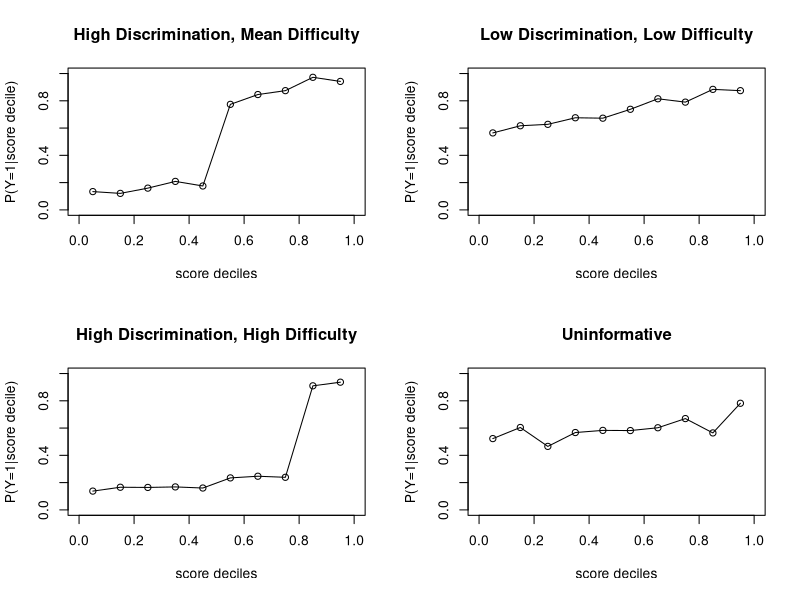
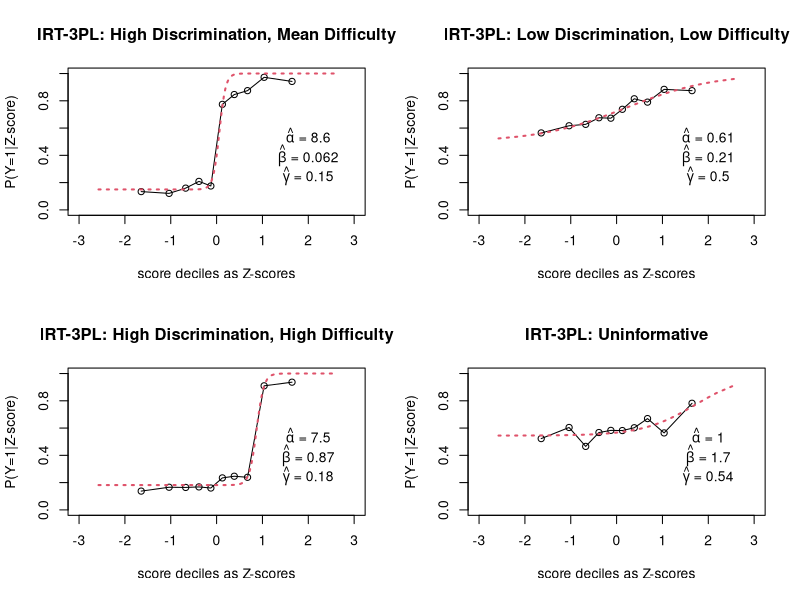
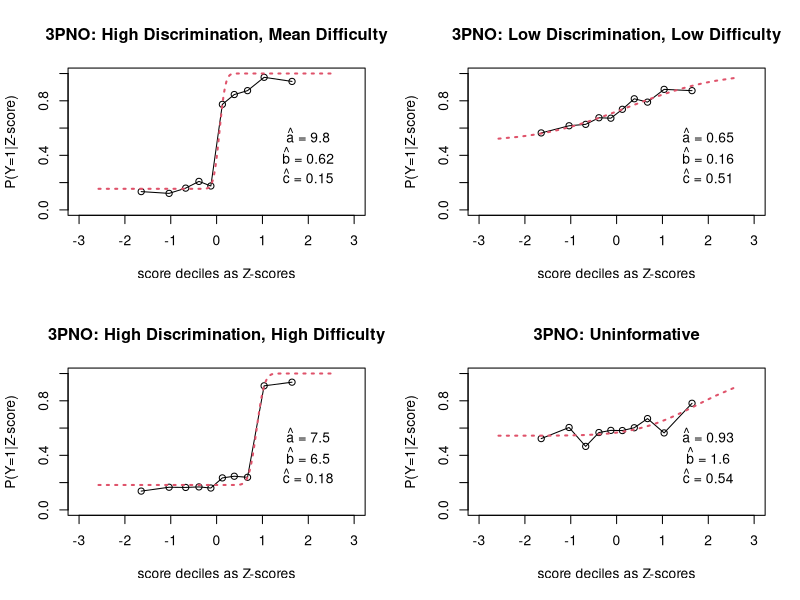

Source code (R) for these figures, in order:

par(mfrow=c(2,2))

pnts1<-list(y=c(0.04+0.025*1:5+rnorm(5,0.05,0.025),0.7+0.04*1:5+rnorm(5,0.05,0.03)),
           x=c(0.05+0.1*0:9))
pnts1$theta=qnorm(pnts1$x)

plot(pnts1$x,pnts1$y,xlim=c(0,1),ylim=c(0,1),xlab="score deciles",ylab="P(Y=1|score decile)",main="High Discrimination, Mean Difficulty")
lines(pnts1$x,pnts1$y)


pnts2<-list(y=c(0.45+0.04*1:10+rnorm(10,0.05,0.02)),
            x=c(0.05+0.1*0:9))
pnts2$theta=qnorm(pnts2$x)

plot(pnts2$x,pnts2$y,xlim=c(0,1),ylim=c(0,1),xlab="score deciles",ylab="P(Y=1|score decile)",main="Low Discrimination, Low Difficulty")
lines(pnts2$x,pnts2$y)


pnts3<-list(y=c(0.05+0.02*1:8+rnorm(8,0.05,0.025),0.8+0.04*1:2+rnorm(2,0.05,0.03)),
            x=c(0.05+0.1*0:9))
pnts3$theta=qnorm(pnts3$x)

plot(pnts3$x,pnts3$y,xlim=c(0,1),ylim=c(0,1),xlab="score deciles",ylab="P(Y=1|score decile)",main="High Discrimination, High Difficulty")
lines(pnts3$x,pnts3$y)

pnts4<-list(y=c(0.45+0.02*1:10+rnorm(10,0.02,0.06)),
            x=c(0.05+0.1*0:9))
pnts4$theta=qnorm(pnts4$x)

plot(pnts4$x,pnts4$y,xlim=c(0,1),ylim=c(0,1),xlab="score deciles",ylab="P(Y=1|score decile)",main="Uninformative")
lines(pnts4$x,pnts4$y)


irt3fit<-function(thet,gam=0.1,alph=1,bet=0) {
  gam+(1-gam)*1/(1+exp(-1.7*alph*(thet-bet))) 
}
ogive3fit<-function(thet,gam=0.1,alph=1,bet=0) {
  gam+(1-gam)*pnorm(alph*thet-bet)
}

theta<-qnorm(0.005+0:99*0.01)

fit1<-nls(formula=y~irt3fit(thet,gam,alph,bet),data=data.frame(y=pnts1$y,thet=pnts1$theta),start = list(gam=0.1,alph=1,bet=0))

plot(pnts1$theta,pnts1$y,xlim=c(-3,3),ylim=c(0,1),xlab="score deciles as Z-scores",ylab="P(Y=1|Z-score)",main="IRT-3PL: High Discrimination, Mean Difficulty")
lines(pnts1$theta,pnts1$y)
lines(theta,predict(fit1,newdata = data.frame(thet=theta)),lwd=2,col=2,lty=3)
eval(parse(text=paste0('text(2,0.55,expression(paste(hat(alpha)," = ",',format(fit1$m$getPars()[2],digits=2),')))')))
eval(parse(text=paste0('text(2,0.4,expression(paste(hat(beta)," = ",',format(fit1$m$getPars()[3],digits=2),')))')))
eval(parse(text=paste0('text(2,0.25,expression(paste(hat(gamma)," = ",',format(fit1$m$getPars()[1],digits=2),')))')))

fit2<-nls(formula=y~irt3fit(thet,gam,alph,bet),data=data.frame(y=pnts2$y,thet=pnts2$theta),start = list(gam=0.1,alph=1,bet=0))

plot(pnts2$theta,pnts2$y,xlim=c(-3,3),ylim=c(0,1),xlab="score deciles as Z-scores",ylab="P(Y=1|Z-score)",main="IRT-3PL: Low Discrimination, Low Difficulty")
lines(pnts2$theta,pnts2$y)
lines(theta,predict(fit2,newdata = data.frame(thet=theta)),lwd=2,col=2,lty=3)
eval(parse(text=paste0('text(2,0.55,expression(paste(hat(alpha)," = ",',format(fit2$m$getPars()[2],digits=2),')))')))
eval(parse(text=paste0('text(2,0.4,expression(paste(hat(beta)," = ",',format(fit2$m$getPars()[3],digits=2),')))')))
eval(parse(text=paste0('text(2,0.25,expression(paste(hat(gamma)," = ",',format(fit2$m$getPars()[1],digits=2),')))')))

fit3<-nls(formula=y~irt3fit(thet,gam,alph,bet),data=data.frame(y=pnts3$y,thet=pnts3$theta),start = list(gam=0.1,alph=1,bet=0))

plot(pnts3$theta,pnts3$y,xlim=c(-3,3),ylim=c(0,1),xlab="score deciles as Z-scores",ylab="P(Y=1|Z-score)",main="IRT-3PL: High Discrimination, High Difficulty")
lines(pnts3$theta,pnts3$y)
lines(theta,predict(fit3,newdata = data.frame(thet=theta)),lwd=2,col=2,lty=3)
eval(parse(text=paste0('text(2,0.55,expression(paste(hat(alpha)," = ",',format(fit3$m$getPars()[2],digits=2),')))')))
eval(parse(text=paste0('text(2,0.4,expression(paste(hat(beta)," = ",',format(fit3$m$getPars()[3],digits=2),')))')))
eval(parse(text=paste0('text(2,0.25,expression(paste(hat(gamma)," = ",',format(fit3$m$getPars()[1],digits=2),')))')))

fit4<-nls(formula=y~irt3fit(thet,gam,alph,bet),data=data.frame(y=pnts4$y,thet=pnts4$theta),start = list(gam=0.1,alph=1,bet=0))

plot(pnts4$theta,pnts4$y,xlim=c(-3,3),ylim=c(0,1),xlab="score deciles as Z-scores",ylab="P(Y=1|Z-score)",main="IRT-3PL: Uninformative")
lines(pnts4$theta,pnts4$y)
lines(theta,predict(fit4,newdata = data.frame(thet=theta)),lwd=2,col=2,lty=3)
eval(parse(text=paste0('text(2,0.55,expression(paste(hat(alpha)," = ",',format(fit4$m$getPars()[2],digits=2),')))')))
eval(parse(text=paste0('text(2,0.4,expression(paste(hat(beta)," = ",',format(fit4$m$getPars()[3],digits=2),')))')))
eval(parse(text=paste0('text(2,0.25,expression(paste(hat(gamma)," = ",',format(fit4$m$getPars()[1],digits=2),')))')))

############ Ogive fits

fit1<-nls(formula=y~ogive3fit(thet,gam,alph,bet),data=data.frame(y=pnts1$y,thet=pnts1$theta),start = list(gam=0.0,alph=2,bet=0))

plot(pnts1$theta,pnts1$y,xlim=c(-3,3),ylim=c(0,1),xlab="score deciles as Z-scores",ylab="P(Y=1|Z-score)",main="3PNO: High Discrimination, Mean Difficulty")
lines(pnts1$theta,pnts1$y)
lines(theta,predict(fit1,newdata = data.frame(thet=theta)),lwd=2,col=2,lty=3)
eval(parse(text=paste0('text(2,0.55,expression(paste(hat(a)," = ",',format(fit1$m$getPars()[2],digits=2),')))')))
eval(parse(text=paste0('text(2,0.4,expression(paste(hat(b)," = ",',format(fit1$m$getPars()[3],digits=2),')))')))
eval(parse(text=paste0('text(2,0.25,expression(paste(hat(c)," = ",',format(fit1$m$getPars()[1],digits=2),')))')))

fit2<-nls(formula=y~ogive3fit(thet,gam,alph,bet),data=data.frame(y=pnts2$y,thet=pnts2$theta),start = list(gam=0.1,alph=1,bet=0))

plot(pnts2$theta,pnts2$y,xlim=c(-3,3),ylim=c(0,1),xlab="score deciles as Z-scores",ylab="P(Y=1|Z-score)",main="3PNO: Low Discrimination, Low Difficulty")
lines(pnts2$theta,pnts2$y)
lines(theta,predict(fit2,newdata = data.frame(thet=theta)),lwd=2,col=2,lty=3)
eval(parse(text=paste0('text(2,0.55,expression(paste(hat(a)," = ",',format(fit2$m$getPars()[2],digits=2),')))')))
eval(parse(text=paste0('text(2,0.4,expression(paste(hat(b)," = ",',format(fit2$m$getPars()[3],digits=2),')))')))
eval(parse(text=paste0('text(2,0.25,expression(paste(hat(c)," = ",',format(fit2$m$getPars()[1],digits=2),')))')))

fit3<-nls(formula=y~ogive3fit(thet,gam,alph,bet),data=data.frame(y=pnts3$y,thet=pnts3$theta),start = list(gam=0.1,alph=1,bet=0))

plot(pnts3$theta,pnts3$y,xlim=c(-3,3),ylim=c(0,1),xlab="score deciles as Z-scores",ylab="P(Y=1|Z-score)",main="3PNO: High Discrimination, High Difficulty")
lines(pnts3$theta,pnts3$y)
lines(theta,predict(fit3,newdata = data.frame(thet=theta)),lwd=2,col=2,lty=3)
eval(parse(text=paste0('text(2,0.55,expression(paste(hat(a)," = ",',format(fit3$m$getPars()[2],digits=2),')))')))
eval(parse(text=paste0('text(2,0.4,expression(paste(hat(b)," = ",',format(fit3$m$getPars()[3],digits=2),')))')))
eval(parse(text=paste0('text(2,0.25,expression(paste(hat(c)," = ",',format(fit3$m$getPars()[1],digits=2),')))')))

fit4<-nls(formula=y~ogive3fit(thet,gam,alph,bet),data=data.frame(y=pnts4$y,thet=pnts4$theta),start = list(gam=0.5,alph=0.2,bet=0))

plot(pnts4$theta,pnts4$y,xlim=c(-3,3),ylim=c(0,1),xlab="score deciles as Z-scores",ylab="P(Y=1|Z-score)",main="3PNO: Uninformative")
lines(pnts4$theta,pnts4$y)
lines(theta,predict(fit4,newdata = data.frame(thet=theta)),lwd=2,col=2,lty=3)
eval(parse(text=paste0('text(2,0.55,expression(paste(hat(a)," = ",',format(fit4$m$getPars()[2],digits=2),')))')))
eval(parse(text=paste0('text(2,0.4,expression(paste(hat(b)," = ",',format(fit4$m$getPars()[3],digits=2),')))')))
eval(parse(text=paste0('text(2,0.25,expression(paste(hat(c)," = ",',format(fit4$m$getPars()[1],digits=2),')))')))
